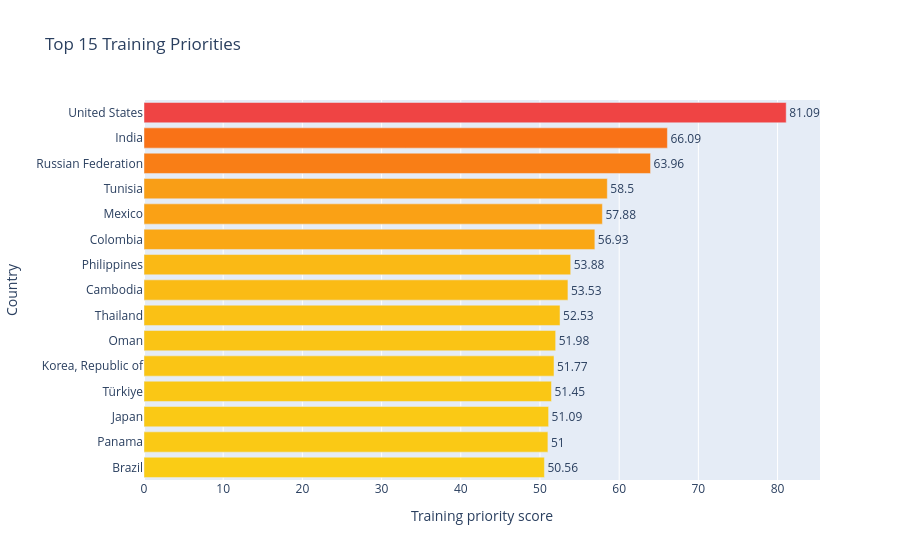

The notebook cell saved with this chart:
### Code cell
if {"real_country_name", "guessed_correctly", "my_dist_km", "dist_delta_km"}.issubset(rounds.columns):
    country_metrics = (
        rounds.groupby("real_country_name", dropna=True).agg(
            rounds=("guessed_correctly", "count"),
            correct=("guessed_correctly", "sum"),
            avg_dist_km=("my_dist_km", "mean"),
            avg_delta_km=("dist_delta_km", "mean"),
        ).reset_index()
    )
    country_metrics["accuracy_pct"] = (country_metrics["correct"] / country_metrics["rounds"] * 100).fillna(0)

    def minmax_0_100(s):
        s = pd.to_numeric(s, errors="coerce")
        lo, hi = s.min(), s.max()
        if pd.isna(lo) or pd.isna(hi) or hi == lo:
            return pd.Series(50.0, index=s.index)
        return ((s - lo) / (hi - lo) * 100).clip(0, 100)

    train_base = country_metrics[country_metrics["rounds"] > 5].copy()
    train_base["rounds_imp"] = minmax_0_100(train_base["rounds"])
    train_base["delta_imp"] = minmax_0_100(train_base["avg_delta_km"])
    train_base["distance_imp"] = minmax_0_100(train_base["avg_dist_km"])
    train_base["accuracy_imp"] = (100 - train_base["accuracy_pct"]).clip(0, 100)
    train_base["train_priority_score"] = (
        0.40 * train_base["rounds_imp"]
        + 0.55 * train_base["delta_imp"]
        + 0.02 * train_base["distance_imp"]
        + 0.03 * train_base["accuracy_imp"]
    ).round(2)

    # Merge score back so all-country interactive chart can display score where available.
    country_metrics = country_metrics.merge(
        train_base[["real_country_name", "train_priority_score"]],
        on="real_country_name",
        how="left",
    )

    top_train = train_base.sort_values("train_priority_score", ascending=False).head(15)
    fig = px.bar(
        top_train.sort_values("train_priority_score"),
        x="train_priority_score",
        y="real_country_name",
        orientation="h",
        text="train_priority_score",
        title="Top 15 Training Priorities",
        color="train_priority_score",
        color_continuous_scale=["#facc15", "#f97316", "#ef4444"],
    )
    fig.update_traces(textposition="outside")
    fig.update_layout(coloraxis_showscale=False, xaxis_title="Training priority score", yaxis_title="Country")
    fig.show()

### Figure 1 — Plotly figure (JSON) as saved in the notebook; plotly's stock layout.template omitted (floating-point values rounded to 4 significant figures)
{"data": [{"alignmentgroup": "True", "hovertemplate": "train_priority_score=%{marker.color}<br>real_country_name=%{y}<extra></extra>", "legendgroup": "", "marker": {"color": [50.56, 51, 51.09, 51.45, 51.77, 51.98, 52.53, 53.53, 53.88, 56.93, 57.88, 58.5, 63.96, 66.09, 81.09], "coloraxis": "coloraxis", "pattern": {"shape": ""}}, "name": "", "offsetgroup": "", "orientation": "h", "showlegend": false, "text": [50.56, 51, 51.09, 51.45, 51.77, 51.98, 52.53, 53.53, 53.88, 56.93, 57.88, 58.5, 63.96, 66.09, 81.09], "textposition": "outside", "type": "bar", "x": [50.56, 51, 51.09, 51.45, 51.77, 51.98, 52.53, 53.53, 53.88, 56.93, 57.88, 58.5, 63.96, 66.09, 81.09], "xaxis": "x", "y": ["Brazil", "Panama", "Japan", "Türkiye", "Korea, Republic of", "Oman", "Thailand", "Cambodia", "Philippines", "Colombia", "Mexico", "Tunisia", "Russian Federation", "India", "United States"], "yaxis": "y"}], "layout": {"barmode": "relative", "coloraxis": {"colorbar": {"title": {"text": "train_priority_score"}}, "colorscale": [[0, "#facc15"], [0.5, "#f97316"], [1, "#ef4444"]], "showscale": false}, "legend": {"tracegroupgap": 0}, "title": {"text": "Top 15 Training Priorities"}, "xaxis": {"anchor": "y", "domain": [0, 1], "title": {"text": "Training priority score"}}, "yaxis": {"anchor": "x", "domain": [0, 1], "title": {"text": "Country"}}}}
